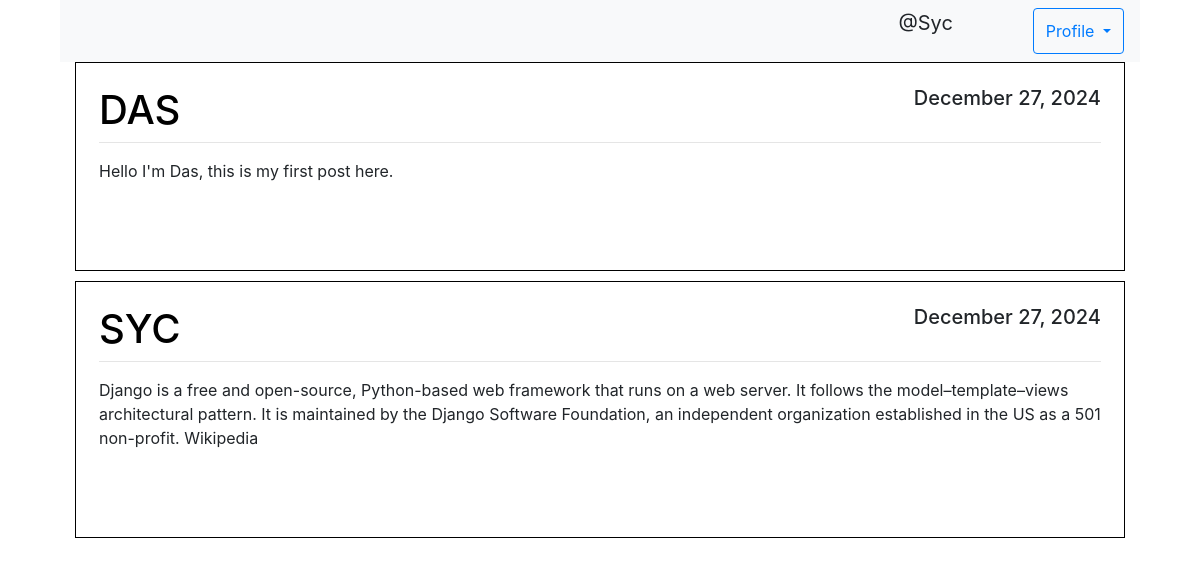
The app's page /home/ (signed in) with its own data.
### blog/models.py (models this page shows, shortened)
class posts(models.Model):
    title = models.CharField(max_length=100)
    content = models.TextField()
    date_posted = models.DateTimeField(default= timezone.now)
    author = models.ForeignKey(User, on_delete=models.CASCADE)

### blog/views.py (the view)
# urls.py: path('home/', views.home),
def home(request):
    context = {
        "posts" : posts.objects.all()
    }
    return render(request, 'home.html', context)

### blog/templates/blog/home.html (shortened to what this page needs)
{% extends 'blog/base.html' %}
{% block content %}
{% load static %}
<div class="container custom-container" >
    <nav class="navbar navbar-expand-lg navbar-light bg-light w-100">
        <div class="collapse navbar-collapse" id="navbarSupportedContent">
            <form class="form-inline my-2 my-lg-0" style="margin-left: 68%;" >
                <div class="dropdown" style="display: flex;">
                    {% if request.user.is_authenticated %}
            <p style="margin-right: 80px; font-size: 20px;">@{{request.user.username|capfirst}}</p>
            <button class="btn btn-outline-primary dropdown-toggle" type="button" id="dropdownMenuButton"
                data-toggle="dropdown" aria-haspopup="true" aria-expanded="false">
                Profile
            </button>
        {% else %}
            <a class="btn btn-outline-primary" style="margin-right: 5px;" href="/loginn">Log In</a>
            <a class="btn btn-outline-primary" href="/">Sign In</a>
        {% endif %}
                </div>
            </form>
        </div>
    </nav>
    <div class="container custom-container" style="max-width: 1350px; ">
        {% for post in posts %}
        <article class="media content-section">
            <div class="media-body" style="border: 1px solid black; padding: 23px; margin-bottom: 10px;">
                <div class="article-metadata">
                    <h1 class="text-uppercase" style="text-align:left;float:left; color: #000000;">{{post.author}}</h1>
                    <h5 style="text-align:right;float:right;">{{post.date_posted|date:'F d, Y'}}</h5>
                    <hr style="clear:both;" />
                </div>
                <p class="article-content">{{post.content}}</p>
                <br><br>
            </div>
        </article>
        {% endfor %}
    </div>
</div>
{% endblock %}

### records on screen
posts: author "DAS", date_posted "December 27, 2024", content "Hello I'm Das, this is my first post here."
posts: author "SYC", date_posted "December 27, 2024", content "Django is a free and open-source, Python-based web framework that runs on a web server. It follows the model–template–views architectural pattern. It is maintained by the Django Software Foundation, an independent organization established in the US as a 501 non-profit. Wikipedia"

### other values on screen
{{ request.user.username|capfirst }} "Syc"
